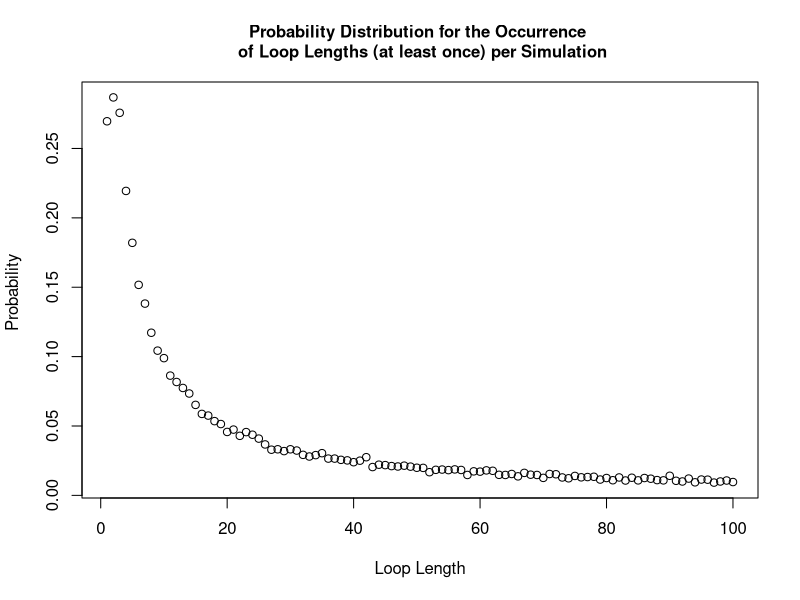

This chart was generated by the following R code:
#### Team Members:
# Fatima Kasenally (S2443602); Wenqi Ni (s1792412); Cameron Allan (S1748084)

#### address of github repo:
# https://github.com/niwq15/SP-Group-7-A2


#### Contributions

# Functions we each made versions of:
# Cameron - Strategy1, Strategy2, Strategy3, Pone, Pall, dloop
# Wenqi - Strategy1, Strategy2, Strategy3, Pone, Pall, dloop 
# Fatima - Strategy2, Pone, Pall, dloop 

# Further Details: 

# Cameron wrote the used Strategy 3 function and added an if statement to speed up the Pall function. 
# Some attempts were made to use arrays to write more efficient strategy functions but these were slower. 
# Other versions of Pone and Pall were also made but the final versions used were faster. 
# The dloop function written was not used as other members' dloops were better.


# Wenqi created the final versions of the functions Strategy 1, Strategy 2, Pone, Pall and the probability of no loop longer than 50 
# in a random reshuffling of cards. She wrote comments for these functions and those results. 
# She also provided a version of Strategy3, dloop function and the visualisation of the probabilities sensibly. 

# Fatima created an alternative version of Strategy 2 and pone. She created the final version of pall and dloop. 
# She also provided the sample solutions for various n and strategy combinations, and wrote comments to explain the results,
# generated the probability ditribution plot and returned the total probability of success for Strategy 1


#### Overview 
# This file holds the self-contained code to use stochastic simulation to study a generalised version of the famous '100 Prisoners Problem' 
# The problem is defined as follows: 
# Consider a prison containing 2n prisoners, each with a unique identification number ranging from 1 to 2n. 
# The prison has a room with 2n boxes, each uniquely numbered from 1 to 2n and each containing a single card. 
# These cards are each labelled with a unique number between 1 and 2n. 
# Each prisoner is allowed to open n boxes to find the card with their number.
# If all 2n prisoners successfully find their cards then they all go free. 
# After their turn,the prisoners are not allowed to communicate any new information from the boxes 
# to prisoners who have yet to take their turn.
# The room is returned to its original state after each prisoner’s go. 

# Firstly, we will show 3 strategies for the prisoners, then create a 'Pone' function to estimate 
# the probability of a single prisoner successfully finding their number, then use a 'Pall' function to 
# calculate the probability of all the prisoners finding their numbers. 
# Based on the results of the individual and joint success probabilities using different strategies, 
# we will give some comments about which strategy has the highest success probabilities for 
# both individuals and the collective. 

## Each function expressing the different strategies for opening boxes to find cards will require the same 
## input parameters : n,k,cards_num. Where n parameterises the 2n number of boxes, prisoner and cards in our problem.
## k is the prisoner's number and cards_num represents the random orders of cards placed in boxes.
## Uniform input parameters allows the implemented strategy to be a variable in each simulation as each strategy 
## function is interchangeable. This is required by functions 'Pone' and 'Pall'.


## Strategy 1:

## The Strategy1 function has inputs, n, k, and 'cards_num' (the card numbers indexed by the box numbers). 
## Each prisoner with their number 'k' starts at the k-th box which contains card b. If k is not equal to b, then the prisoner 
## goes to box b and opens it. The process will be repeated until they have either found the card k or opened n boxes without finding it
## The Strategy1 function will return 'TRUE' if the prisoner k will find their number within the n tries, otherwise it will return 'FALSE'.
Strategy1 <- function(n,k,cards_num) {
  #create an empty vector to store card numbers as they are read
  cards_picked <- rep(0, n) # the prisoner can read at most n cards
  cards_picked[1] <- cards_num[k] # start at the box with his number (k) on it 
  #for each of the remaining steps, first check if he has found his card number
  #if so, he will stop; if not, he will continue to read cards
  for (b in 2:n) {
    if (cards_picked[b-1] == k) {#if the prisoner k has found his number
      return(TRUE) #yes the prisoner has successfully found his card
      break # stop here and the prisoner will not open other boxes
    } else {#otherwise prisoner will open another box with the number of the last card
      cards_picked[b] <- cards_num[cards_picked[b-1]]
    }
  }
  #check whether he finds his number in the final step
  if (cards_picked[n] != k) { #if the final number is not his number
    return(FALSE) #prisoner has failed to find his card
  } else {#if the final number is equal to his number
    return(TRUE) #prisoner has successfully found his card
  }
}

## Strategy 2:

## The Strategy2 function has inputs, n, k, and cards_num.
## This strategy follows an identical procedure to strategy 1, except that the starting box is randomly selected
## The prisoner uses the card number in each box to pick his next box to open.
## The prisoner can open at most n boxes in order to find the card with their number on it.
## The Strategy2 function will return 'TRUE' if the prisoner k will find their number within the n tries, otherwise 'FALSE'.
Strategy2 <- function(n,k,cards_num) {
  #create an empty vector to store card numbers that have been read
  cards_picked <- rep(0, n) # the prisoner can read at most n cards
  cards_picked[1] <- sample(cards_num,1)# start at a randomly selected box 
  #for each of the remaining steps, firstly check whether he has found him number card
  #if so, he will stop; if not, he will continue to read cards
  for (b in 2:n) {
    if (cards_picked[b-1] == k) {#if the prisoner k has found his number
      return(TRUE)
      break #stop here and the prisoner will not open other boxes
    } else {#otherwise prisoner will open the box with number k
      cards_picked[b] <- cards_num[cards_picked[b-1]]
    }
  }
  #check whether he finds his number in the final step
  if (cards_picked[n] != k) { #if the final number is not his number
    return(FALSE)
  } else {#if the final number is equal to his number
    return(TRUE)
  }
} #The function returns TRUE/FALSE expressing that the prisoner has FOUND/FAILED TO FIND his card 

## Strategy 3:
## The Strategy3 function has inputs, n, k, and cards_num.
## The prisoner opens n boxes at random, without replacement and the prisoner will open n different boxes. 
## The Strategy3 function will return 'TRUE' if the prisoner k will find their number within the n tries, otherwise 'FALSE'.
Strategy3 <- function(n,k,cards_num){ 
  cards_picked <- sample(cards_num,n,replace=FALSE) # Randomly select n boxes from cards_num to open
  any(k == cards_picked) # check whether the prisoner's number appears in the selected card_num
} # End function


## The 'Pone' function takes the inputs 'n', 'k', 'strategy' and 'nreps' 
## 'Pone' is a function which calculates the probability of an individual prisoner 'k' finding his card number amoungst 2n boxes. 
## The prisoner can open n boxes and the trial is simulated nreps times. In each simulation a set-up is generated and one strategy 
## is used for the prisoner's search. The outcome of each simulation is recorded (success/failure) and 
## (total number of successes/nreps) calculates the probability that the prisoner finds his card. This probability is the function output. 
Pone <- function(n,k,strategy,nreps) {
  # create an empty vector to store the outcome of each simulation as 1/0 = Success/ Failure to find his card
  success <- rep(0, nreps)
  for (i in 1:nreps) {
    # simulate the random order of card numbers
    cards_num <- sample(1:(2*n), 2*n, replace=FALSE)
    success[i] <- strategy(n,k,cards_num)
  }
  # return the frequentist probability of success as: 
  # total number of simulated successes / total number of simulations
  return(sum(success)/nreps)
}


## The 'Pall' function takes the inputs 'n', 'strategy' and 'nreps'
## 'Pall' is a function to find the probability of all the 2n prisoners finding their cards in a single simulation
## and all being able to escape. All prisoners must use the same strategy. The probability is calculated by finding
## the total number of all prisoner successes and dividing by the number of simulations run (nreps).
## The Function then returns this probability vector as the output.
Pall <- function(n,strategy,nreps) {
  #create a vector to record the result of each simulation with default values of 1s
  num_success <- rep(1,nreps)
  for (i in 1:nreps) {#for each simulation
    #generate a random order of card numbers
    cards_num <- sample(1:(2*n), 2*n, replace=FALSE)
    #use the strategies to calculate whether each prisoner can find their correct number within n times
    for (k in 1:(2*n)) {
      result <- strategy(n,k,cards_num) # save the result of strategy for the k-th prisoner
      num_success[i] <- num_success[i] * result # if result is 1 keep 1 in the vector. If 0 change to 0.
      if (result == 0){ # stop if any prisoner does not escape, this cuts down simulation run-time
        break
      }
    }
  }
  # return the frequentist probability as: total number of simulated successes / total number of simulated trials
  return(sum(num_success)/nreps)
}

### Sample Results ###

### individual prisoner probabilities: 
### Pone takes args: n,k,strategy,nreps

Pone(5,5,Strategy1,10000)
Pone(50,50,Strategy1,10000)
# one prisoner & strategy 1: prob success ~ 50%  (for all n)

Pone(5,5,Strategy2,10000)
Pone(50,50,Strategy2,10000)
# one prisoner & strategy 2: prob success ~40%  (n=5) ~37%  (n>50)

Pone(5,5,Strategy3,10000)
Pone(50,50,Strategy3,10000)
# one prisoner & strategy 3: prob success ~50%  (for all n)

### joint probabilities for all prisoners as a collective:  
### Pall takes args: n,strategy,nreps


Pall(5,Strategy1,10000)
Pall(50,Strategy1,10000)
#10 prisoners & strategy 1: prob success ~35% (n=5)
#100 prisoners & strategy 1: prob success ~31% (n=50)

Pall(5,Strategy2,10000)
Pall(50,Strategy2,10000)
#10 prisoners & strategy 2: prob success ~0.01%  (n=5)
#100 prisoners & strategy 2: prob success ~0% (smaller than precision)  (n=50)

Pall(5,Strategy3,10000)
Pall(50,Strategy3,10000)
#10 prisoners & strategy 3: prob success ~0.1%  (n=5)
#100 prisoners & strategy 3: prob success ~0% (smaller than precision) (n=50)


## Remarks

## Strategy 1 and Strategy 3 have similar individual success probabilities of 50%. 
## Strategy 1 has much higher joint success probability of above 30%, while Strategy 3 only has 0%.
## It demonstrates that there is something intelligent in Strategy 1's design.
## Strategy 2 has a lower marginal probability for success than the others, and a joint probability close to 0. 

## More explanations
## For Strategy 1, consider the distribution of maximum loop lengths amongst the boxes and cards. The cycle of box and card numbers 
## must eventually return the prisoner to open a box with his card number inside if he is allowed to open as many boxes as he wants, 
## as the numbers used are part of a finite sequence. Thus, the high joint success probability can be calculated as the cumulative 
## probability of the maximum loop length being less than n, which we have determined to be approximately 31%

## For Strategy 2, the marginal probability is lower than 50% because the conditions for the prisoner's success are 1.the prisoner 
## select the correct loop with his card in it at random; 2.the loop he picks must also be shorter than n. 
## Our results show that the probability is about 37-40% (varies with n). The joint probability tends to 0 for the similar reason as strategy 3.

## For Strategy 3, the probability of finding their card every time they open a box is 1/2n and if he opens n boxes at random the 
## probability of finding his card is n/2n (=50%). For 2n prisoners all finding their cards in a simulation we multiply the independent 
## marginal probabilities to produce a joint probability of (0.5)^(2n), which tends to 0 as n increases. 


##  The 'dloop' function takes in the inputs: 'n' and 'nreps' 
## 'dloop' is a function which returns the probability distribution vector for each loop length occuring in a simulation.
## It takes the parameters n (making 2n boxes) and nreps (to make nreps simulations). In each simulation all the boxes 
## are opened and the lengths of all loops are counted. All the loop lengths are then tabulated and divided by nreps. 
## This creates a probability vector (prob_vec_y = probability of each loop length occurring at least once),
## this is the output of the function. 
dloop <- function(n, nreps) {
  each_loop_lengths <- c() #list to store the loop lengths generated by all simulations
  
  for (i in 1:nreps){ 
    #simulate a new set of boxes for each simulation
    cards_num <- sample(1 : (2*n), 2*n , replace=FALSE) 
    #store a list of closed boxes in each simulation
    unopened_boxes <- 1:(2*n)
    
    #store the unique loop lengths generated from each simulation 
    new_loop_lengths <- c()
    
    #scan for loops, (while more than 2 boxes are still closed, indexing breaks down for smaller loops)
    while (length(unopened_boxes) > 2 ){
      #pick the smallest number unopened box and store the value of the card inside 
      cards_picked <- cards_num[unopened_boxes[1]]
      
      #pick your next box according to your last card and scan each closed loop
      for (b in 2:length(unopened_boxes)){ #max loop length is the number of closed boxes
        #store the number of the latest card
        cards_picked <- c(cards_picked, cards_num[cards_picked[b-1]])
      }#end for 
      
      
      #scanning the last 2 boxes
      if (length(unopened_boxes) == 2 && cards_num[unopened_boxes[1]] == unopened_boxes[2]) {
        #we have found a 2 item long loop 
        new_loop_lengths <- c(new_loop_lengths, 2) 
      } else if ((length(unopened_boxes) == 2) && (cards_num[unopened_boxes[1]] == unopened_boxes[1])) {
        #we have found one or more loops with length 1
        new_loop_lengths <- c(new_loop_lengths, 1) 
      }
      
      #add your new loop length to your list 
      new_loop_lengths <- c(new_loop_lengths, length(unique(cards_picked))) 
      
      #remove the boxes opened 
      unopened_boxes <- setdiff(unopened_boxes,unique(cards_picked))
    } #end while 
    
    #store the uniquely occuring loop lengths from each simulation in a global simulation list 
    each_loop_lengths <- c(each_loop_lengths, unique(new_loop_lengths))
    
    
  } #end for 
  prob_vec_y <- tabulate(each_loop_lengths)/nreps #probability vector for the occurrence of each type of loop length 
  #function outputs the probability distribution 
  return(prob_vec_y)
  
}#end function




#testing the distribution for n=50
n = 50 
#variable storing our probability distribution using function dloop
prob_vec <- dloop(n, 10000)

##plotting the probability distribution
#create an x axis 
x_axis <- 1:length(prob_vec)
plot(x_axis, prob_vec, xlab = "Loop Length", ylab = "Probability ", main = "Probability Distribution for the Occurrence \n of Loop Lengths (at least once) per Simulation", cex.main = 1)

#output the probability distribution vector: 
cat("your probability vector for producing at least one loop of length i: \n", prob_vec, "\n")

## Note that 'no loop length longer than 50' indicates that the max loop length is 50. 
## P(no loop longer than 50) = 1 - P(there exist loop lengths larger than 50)
## Since the total loop lengths must sum to 2n, the loops of length greater than n can only occur once.
## It implies that P(loop length >n occurs at least once ) = P(loop length >n occurs exactly once ).
## Thus, P(there exist loop lengths larger than 50) is equal to the sum of P(there exists loop length i) where i ranges from 51 to 100. 

cat( "Probability of Strategy 1 succeeding: \n", 1 - sum(prob_vec[(n+1):(2*n)]), "\n this is also the probability of the maximum loop length being no more than n")
